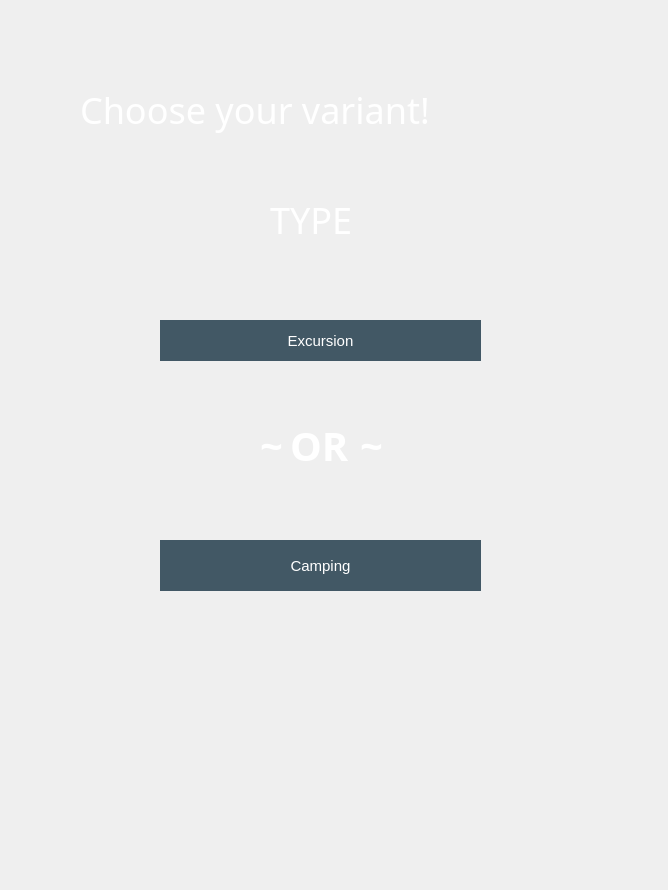
<?xml version="1.0" encoding="UTF-8"?>
<ui version="4.0">
 <class>MainWindow</class>
 <widget class="QMainWindow" name="MainWindow">
  <property name="geometry">
   <rect>
    <x>0</x>
    <y>0</y>
    <width>668</width>
    <height>890</height>
   </rect>
  </property>
  <property name="windowTitle">
   <string>MainWindow</string>
  </property>
  <property name="styleSheet">
   <string notr="true">backgroud: opacity 0;
</string>
  </property>
  <widget class="QWidget" name="centralwidget">
   <property name="styleSheet">
    <string notr="true">background-image: url(./images/back.jpg);
</string>
   </property>
   <widget class="QLabel" name="label">
    <property name="geometry">
     <rect>
      <x>80</x>
      <y>80</y>
      <width>491</width>
      <height>61</height>
     </rect>
    </property>
    <property name="font">
     <font>
      <family>Luckiest Guy</family>
      <pointsize>36</pointsize>
     </font>
    </property>
    <property name="acceptDrops">
     <bool>false</bool>
    </property>
    <property name="autoFillBackground">
     <bool>false</bool>
    </property>
    <property name="styleSheet">
     <string notr="true">color: white;
background: opacity 0;

</string>
    </property>
    <property name="text">
     <string>&lt;!DOCTYPE HTML PUBLIC &quot;-//W3C//DTD HTML 4.0//EN&quot; &quot;http://www.w3.org/TR/REC-html40/strict.dtd&quot;&gt;
&lt;html&gt;&lt;head&gt;&lt;meta name=&quot;qrichtext&quot; content=&quot;1&quot; /&gt;&lt;style type=&quot;text/css&quot;&gt;
&lt;/style&gt;&lt;/head&gt;&lt;body style=&quot; font-family:'Luckiest Guy','cursive'; font-size:45px; font-weight:400; font-style:normal;&quot;&gt;
&lt;p style=&quot; margin-top:0px; margin-bottom:0px; margin-left:0px; margin-right:0px; -qt-block-indent:0; text-indent:0px;&quot;&gt;&lt;span style=&quot; font-size:27pt;&quot;&gt;Choose your variant!&lt;/span&gt;&lt;/p&gt;&lt;/body&gt;&lt;/html&gt;</string>
    </property>
    <property name="wordWrap">
     <bool>false</bool>
    </property>
   </widget>
   <widget class="QLabel" name="label_2">
    <property name="geometry">
     <rect>
      <x>290</x>
      <y>420</y>
      <width>71</width>
      <height>51</height>
     </rect>
    </property>
    <property name="font">
     <font>
      <family>Merienda</family>
      <pointsize>-1</pointsize>
      <weight>75</weight>
      <italic>false</italic>
      <bold>true</bold>
      <underline>false</underline>
     </font>
    </property>
    <property name="autoFillBackground">
     <bool>false</bool>
    </property>
    <property name="styleSheet">
     <string notr="true">font-family: 'Merienda';
color: #fff;
font-weight: bold;
font-size: 40px;
background: opacity 0;</string>
    </property>
    <property name="text">
     <string>OR</string>
    </property>
   </widget>
   <widget class="QPushButton" name="button_outcountry_cold_excursion">
    <property name="geometry">
     <rect>
      <x>160</x>
      <y>320</y>
      <width>321</width>
      <height>41</height>
     </rect>
    </property>
    <property name="styleSheet">
     <string notr="true">QPushButton{
background-color: #425865;
border: 2px solid #425865;
border-radius: 30px;
color: white;
font-family: 'Luckiest Guy', cursive;
font-size: 15px;
}
QPushButton:pressed{
	background-color: #fa4244;
}</string>
    </property>
    <property name="text">
     <string>Excursion</string>
    </property>
   </widget>
   <widget class="QPushButton" name="button_outcountry_cold_camping">
    <property name="geometry">
     <rect>
      <x>160</x>
      <y>540</y>
      <width>321</width>
      <height>51</height>
     </rect>
    </property>
    <property name="styleSheet">
     <string notr="true">QPushButton{
background-color: #425865;
border: 2px solid #425865;
border-radius: 30px;
color: white;
font-family: 'Luckiest Guy', cursive;
font-size: 15px;
}
QPushButton:pressed{
	background-color: #fa4244;
}</string>
    </property>
    <property name="text">
     <string>Camping</string>
    </property>
   </widget>
   <widget class="QLabel" name="label_3">
    <property name="geometry">
     <rect>
      <x>360</x>
      <y>420</y>
      <width>31</width>
      <height>51</height>
     </rect>
    </property>
    <property name="font">
     <font>
      <family>Merienda</family>
      <pointsize>-1</pointsize>
      <weight>75</weight>
      <italic>false</italic>
      <bold>true</bold>
      <underline>false</underline>
     </font>
    </property>
    <property name="autoFillBackground">
     <bool>false</bool>
    </property>
    <property name="styleSheet">
     <string notr="true">font-family: 'Merienda';
color: #fff;
font-weight: bold;
font-size: 40px;
background: opacity 0;</string>
    </property>
    <property name="text">
     <string>~</string>
    </property>
   </widget>
   <widget class="QLabel" name="label_4">
    <property name="geometry">
     <rect>
      <x>260</x>
      <y>420</y>
      <width>31</width>
      <height>51</height>
     </rect>
    </property>
    <property name="font">
     <font>
      <family>Merienda</family>
      <pointsize>-1</pointsize>
      <weight>75</weight>
      <italic>false</italic>
      <bold>true</bold>
      <underline>false</underline>
     </font>
    </property>
    <property name="autoFillBackground">
     <bool>false</bool>
    </property>
    <property name="styleSheet">
     <string notr="true">font-family: 'Merienda';
color: #fff;
font-weight: bold;
font-size: 40px;
background: opacity 0;</string>
    </property>
    <property name="text">
     <string>~</string>
    </property>
   </widget>
   <widget class="QLabel" name="label_5">
    <property name="geometry">
     <rect>
      <x>270</x>
      <y>190</y>
      <width>211</width>
      <height>61</height>
     </rect>
    </property>
    <property name="font">
     <font>
      <family>Luckiest Guy</family>
      <pointsize>36</pointsize>
     </font>
    </property>
    <property name="acceptDrops">
     <bool>false</bool>
    </property>
    <property name="autoFillBackground">
     <bool>false</bool>
    </property>
    <property name="styleSheet">
     <string notr="true">color: white;
background: opacity 0;

</string>
    </property>
    <property name="text">
     <string>&lt;!DOCTYPE HTML PUBLIC &quot;-//W3C//DTD HTML 4.0//EN&quot; &quot;http://www.w3.org/TR/REC-html40/strict.dtd&quot;&gt;
&lt;html&gt;&lt;head&gt;&lt;meta name=&quot;qrichtext&quot; content=&quot;1&quot; /&gt;&lt;style type=&quot;text/css&quot;&gt;
&lt;/style&gt;&lt;/head&gt;&lt;body style=&quot; font-family:'Luckiest Guy','cursive'; font-size:45px; font-weight:400; font-style:normal;&quot;&gt;
&lt;p style=&quot; margin-top:0px; margin-bottom:0px; margin-left:0px; margin-right:0px; -qt-block-indent:0; text-indent:0px;&quot;&gt;&lt;span style=&quot; font-size:27pt;&quot;&gt;TYPE&lt;/span&gt;&lt;/p&gt;&lt;/body&gt;&lt;/html&gt;</string>
    </property>
    <property name="wordWrap">
     <bool>false</bool>
    </property>
   </widget>
  </widget>
 </widget>
 <resources/>
 <connections/>
</ui>
